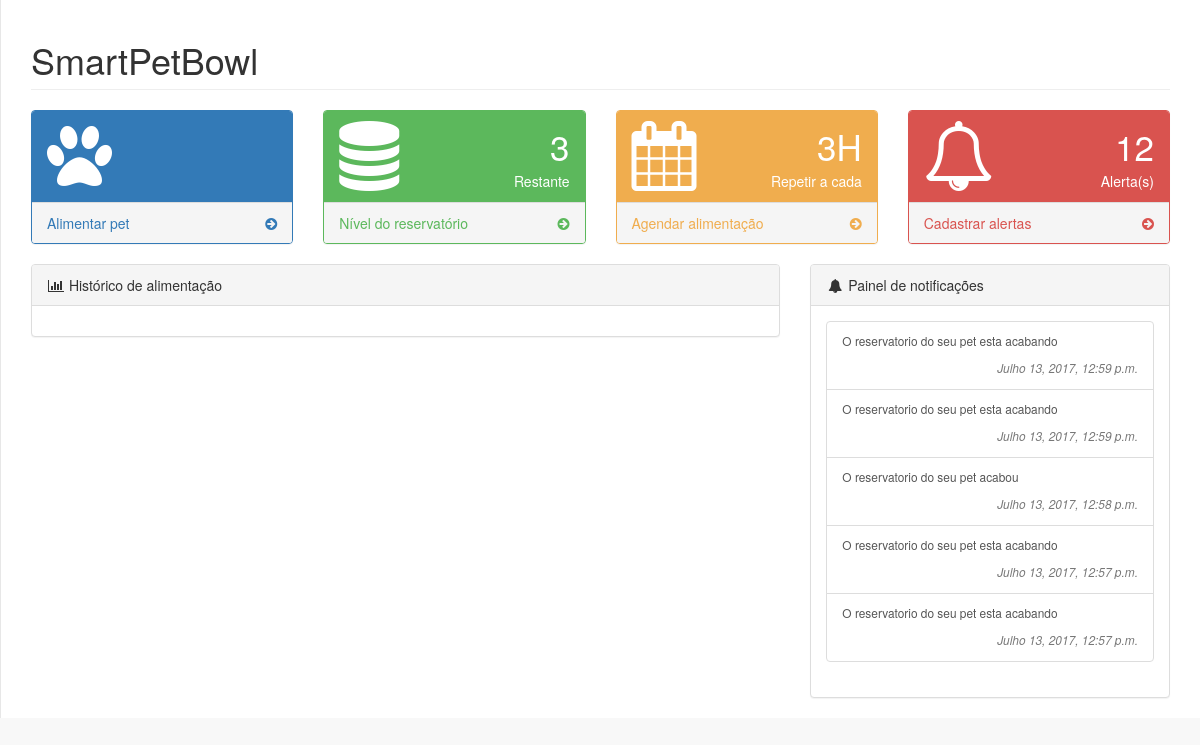
Before: / with the older database file.
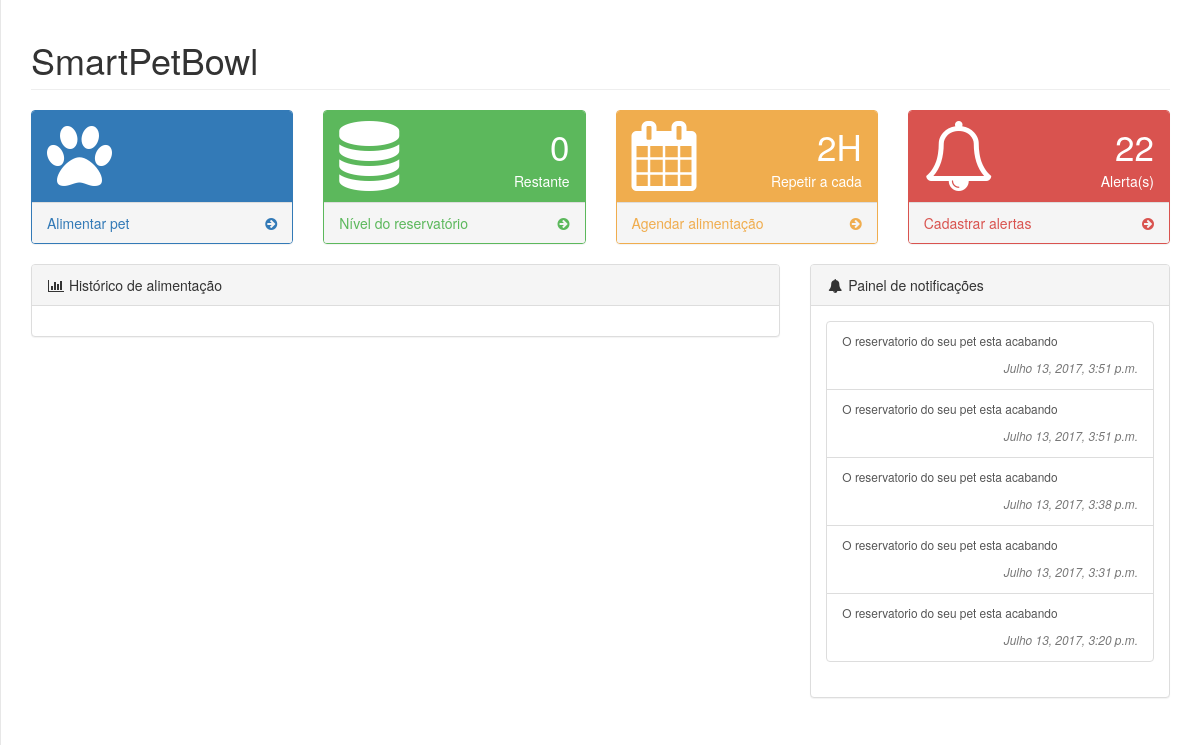
After: the same page with the newer database file.
### core/models.py (models this page shows)
class Reservatorio (models.Model):
	nivel = models.IntegerField ('Nivel')
	period = models.DateTimeField('Coletado em', auto_now_add=True)
	class Meta:
		verbose_name = 'Reservatório'
		verbose_name_plural = 'Coletas do reservatório'
		ordering = ['period']

class Agenda (models.Model):
	agenda = models.IntegerField ('A cada ')
	period = models.DateTimeField('Agendado em', auto_now_add=True)
	class Meta:
		verbose_name = 'Agendamento da dieta'
		verbose_name_plural = 'Histórico de agendamento'
		ordering = ['period']

class Alerta (models.Model):
	email = models.EmailField ('Email')
	created = models.DateTimeField('Cadastrado em', auto_now_add=True)
	title = models.CharField ('Titulo', max_length=100, blank=True)
	content = models.CharField ('Conteudo', max_length=500, blank=True)
	period = models.DateTimeField ('Enviado em', auto_now=True)
	class Meta:
		verbose_name = 'Cadastro de alertas'
		verbose_name_plural = 'Histórico de cadastro de alertas'
		ordering = ['period']

### core/views.py (the view)
# urls.py: url(r'^$', index),
def index (request):
	if request.method == 'POST':
		form_reservatorio = ReservatorioForm(request.POST)
		form_agenda = AgendaForm(request.POST)
		form_alerta = AlertaForm (request.POST)
		if form_reservatorio.is_valid():
			nivel = form_reservatorio.cleaned_data['nivel']
			Reservatorio.objects.create(nivel = nivel)
		if form_agenda.is_valid():
			agenda = form_agenda.cleaned_data['agenda']
			Agenda.objects.create(agenda = agenda)
		if form_alerta.is_valid():
			email = form_alerta.cleaned_data ['email']
			Alerta.objects.create(email = email)
			envia(Alerta.objects.latest('period').email,'Seja bem vindo!')
	else:
		form_reservatorio = ReservatorioForm()
		form_agenda = AgendaForm()
		form_alerta = AlertaForm()
	reservatorio = Reservatorio.objects.latest ('period')
	agenda = Agenda.objects.latest ('period')
	alertas = Alerta.objects.all().order_by('-id')[:5]
	context = {
		'reservatorio' : reservatorio,
		'agenda' : agenda,
		'form_reservatorio' : form_reservatorio,
		'form_agenda' : form_agenda,
		'form_alerta' : form_alerta,
		'alertas' : alertas,
		'alertas_count' : Alerta.objects.all().count()
	}
	return render(request, 'index.html', context)

### core/templates/index.html (shortened to what the changed rows need)
{% load static %}
<!DOCTYPE html>
<html lang="pt-br">
<head>
    <link href="{% static '/vendor/bootstrap/css/bootstrap.min.css' %}" rel="stylesheet">
    <link href="{% static '/vendor/metisMenu/metisMenu.min.css' %}" rel="stylesheet">
    <link href="{% static '/dist/css/sb-admin-2.css' %}" rel="stylesheet">
    <link href="{% static '/vendor/morrisjs/morris.css' %}" rel="stylesheet">
    <link href="{% static '/vendor/font-awesome/css/font-awesome.min.css' %}" rel="stylesheet" type="text/css">
</head>
<body>
    <div id="wrapper">
        <div id="page-wrapper">
            <div class="row">
                <div class="col-lg-12">
                    <h1 class="page-header">SmartPetBowl</h1>
                </div>
            </div>
            <div class="row">
                <div class="col-lg-3 col-md-6">
                    <div class="panel panel-green">
                        <div class="panel-heading">
                            <div class="row">
                                <div class="col-xs-9 text-right">
                                    <div class="huge">{{ reservatorio.nivel }}</div>
                                    <div>Restante</div>
                                </div>
                            </div>
                        </div>
                    </div>
                </div>
                <div class="col-lg-3 col-md-6">
                    <div class="panel panel-yellow">
                        <div class="panel-heading">
                            <div class="row">
                                <div class="col-xs-9 text-right">
                                    <div class="huge">{{ agenda.agenda }}H</div>
                                    <div>Repetir a cada</div>
                                </div>
                            </div>
                        </div>
                    </div>
                </div>
                <div class="col-lg-3 col-md-6">
                    <div class="panel panel-red">
                        <div class="panel-heading">
                            <div class="row">
                                <div class="col-xs-9 text-right">
                                    <div class="huge">{{ alertas_count }}</div>
                                    <div>Alerta(s)</div>
                                </div>
                            </div>
                        </div>
                    </div>
                </div>
            </div>
            <div class="row">
                <div class="col-lg-4">
                    <div class="panel panel-default">
                        <div class="panel-body">
                            <div class="list-group">
                                {% for alerta in alertas %}
                                    <a href="#" class="list-group-item">
                                        <p class="small">{{alerta.title}}</p>
                                        <span class="pull-right text-muted small"><em>{{ alerta.period }}</em>
                                        </span>
                                        <br/>
                                    </a>
                                {% endfor %}
                            </div>
                        </div>
        </div>
    </div>
</body>
</html>

Changed rows visible on the page:
no longer on this page (row edited): Reservatorio: nivel "3"
no longer on this page (row unchanged): Agenda: agenda "3"
no longer on this page (row unchanged): Alerta: title "O reservatorio do seu pet esta acabando", period "Julho 13, 2017, 12:59 p.m."
no longer on this page (row unchanged): Alerta: title "O reservatorio do seu pet esta acabando", period "Julho 13, 2017, 12:59 p.m."
no longer on this page (row unchanged): Alerta: title "O reservatorio do seu pet acabou", period "Julho 13, 2017, 12:58 p.m."
no longer on this page (row unchanged): Alerta: title "O reservatorio do seu pet esta acabando", period "Julho 13, 2017, 12:57 p.m."
no longer on this page (row unchanged): Alerta: title "O reservatorio do seu pet esta acabando", period "Julho 13, 2017, 12:57 p.m."
added Reservatorio: nivel "0"
added Agenda: agenda "2"
added Alerta: title "O reservatorio do seu pet esta acabando", period "Julho 13, 2017, 3:51 p.m."
added Alerta: title "O reservatorio do seu pet esta acabando", period "Julho 13, 2017, 3:51 p.m."
added Alerta: title "O reservatorio do seu pet esta acabando", period "Julho 13, 2017, 3:38 p.m."
added Alerta: title "O reservatorio do seu pet esta acabando", period "Julho 13, 2017, 3:31 p.m."
added Alerta: title "O reservatorio do seu pet esta acabando", period "Julho 13, 2017, 3:20 p.m."
Other visible differences:
{{ alertas_count }}: "12" → "22"
